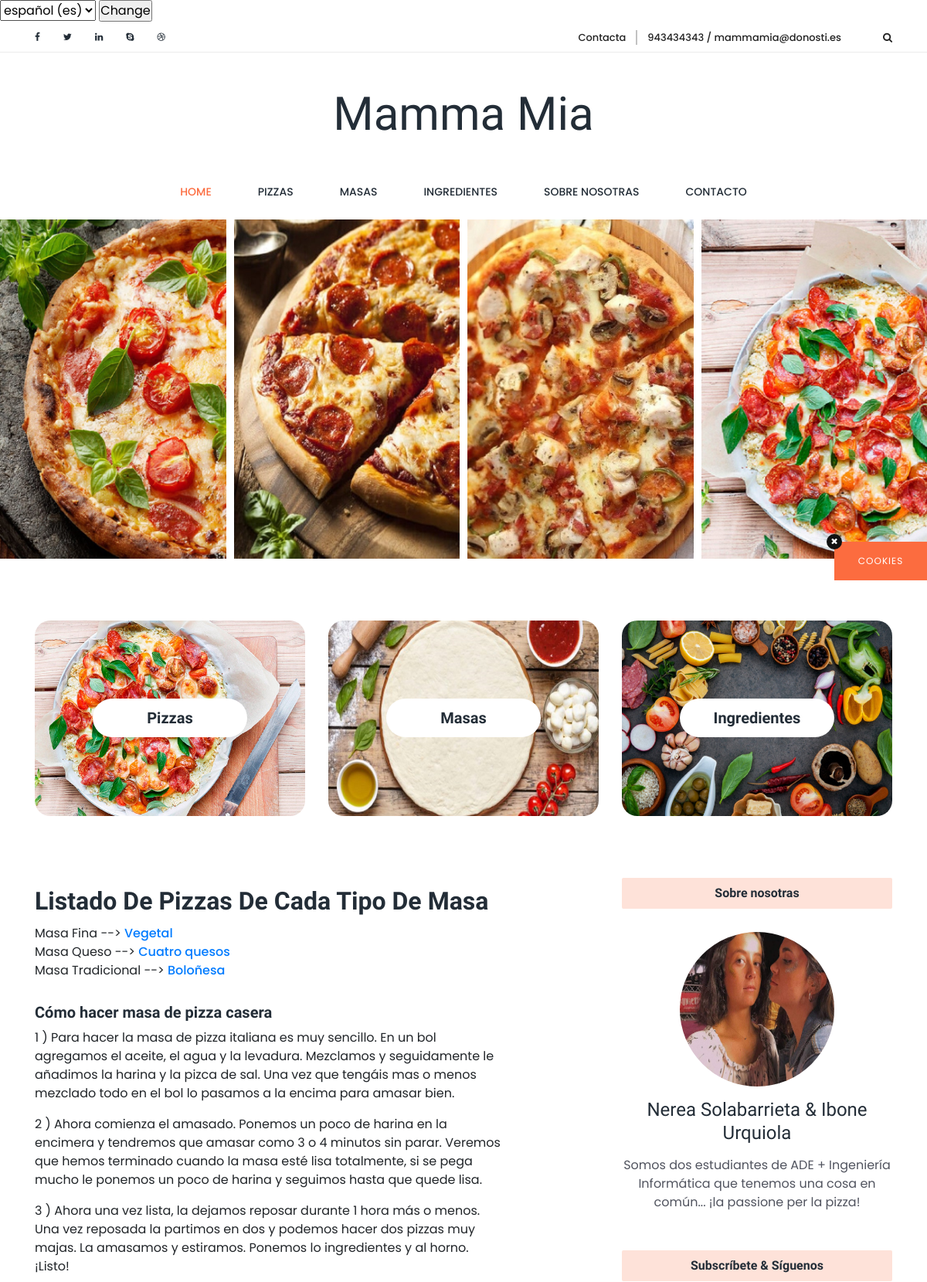
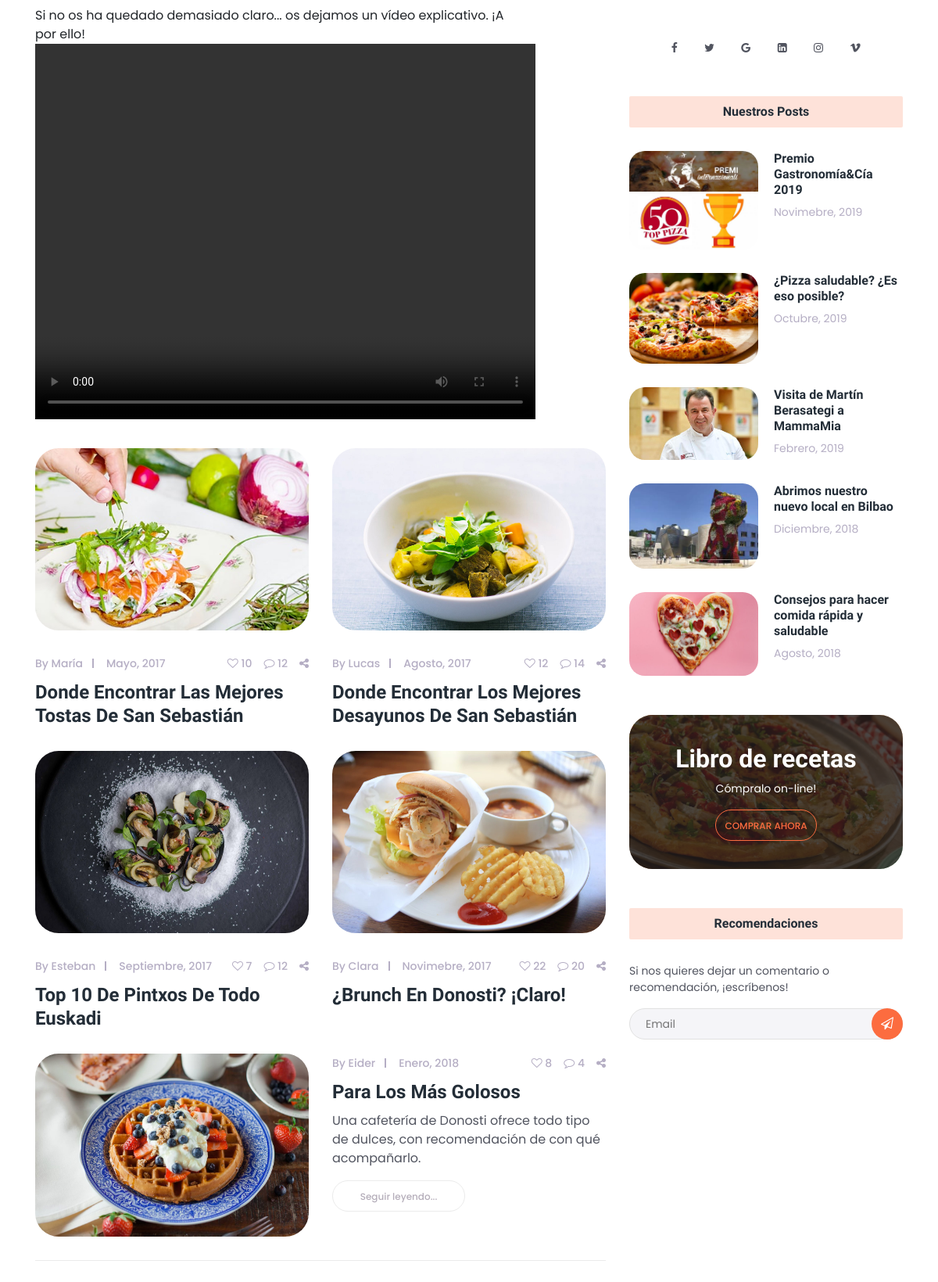
The page / (upper part) on the database its author committed (2 pictures, top to bottom).
### appMammaMiaDef/models.py (models this page shows, shortened)
class Pizza(models.Model):
	nombre = models.CharField(('Nombre'),max_length=50)
	masa = models.ForeignKey(Masa, on_delete = models.CASCADE)
	precio = models.IntegerField(('Precio'),default =0)
	ingredientes = models.ManyToManyField(Ingrediente)

class Masa(models.Model):
	nombre = models.CharField(('Nombre'),max_length=40)

### appMammaMiaDef/views.py (the view)
# urls.py: path('', views.index, name='index'),
def index(request):
	masas = get_list_or_404(Masa.objects.order_by('nombre'))
	pizzas = Pizza.objects.raw('SELECT * FROM( SELECT * FROM appMammaMiaDef_Pizza ORDER BY precio DESC) GROUP BY masa_id ')
	context = {'lista_pizzas': pizzas, 'lista_masas': masas}
	return render(request, 'index.html', context)

### appMammaMiaDef/templates/index.html (shortened to what this page needs)
{% extends 'base.html' %}
{% block contenido %}
<h2>Listado de pizzas de cada tipo de masa</h2>
{% if lista_masas %}
{% if lista_pizzas %}
	<ul>
	{% for m in lista_masas %}
	{% for d in lista_pizzas %}
		{%if m.id == d.masa_id %}
		<li>
		    Masa {{ m.nombre}} --> <a href="{% url 'detailPizza' d.id %}">{{ d.nombre}}</a>
		</li>
		{%endif%}
	{% endfor %}
	{% endfor %}
	</ul>
{% else %}
<p>No hay pizzas creadas.</p>
{% endif %}
{% endif %}
{% endblock %}

### appMammaMiaDef/static/style.css (style rules this page uses)
* { margin: 0; padding: 0; }
body { font-family: 'Poppins', sans-serif; position: relative; z-index: auto; }
h1, h2, h3, h4, h5, h6 { font-family: 'Quicksand', sans-serif; font-weight: 700; color: #232d37; line-height: 1.25; }
ul, ol { margin: 0; padding: 0; }
a, a:hover, a:focus, a:active { text-decoration: none; -webkit-transition-duration: 500ms; transition-duration: 500ms; font-weight: 500; outline: none; }
li { list-style: none; }
.single-post h2, .single-post h4 { margin: 10px 0; color: #232d37; -webkit-transition-duration: 500ms; transition-duration: 500ms; text-transform: capitalize; }

### rows shown on the page
Masa: nombre "Fina"
Pizza: nombre "Vegetal"
Masa: nombre "Queso"
Pizza: nombre "Cuatro quesos"
Masa: nombre "Tradicional"
Pizza: nombre "Boloñesa"

### other values the page prints
form field language "español (es)"
